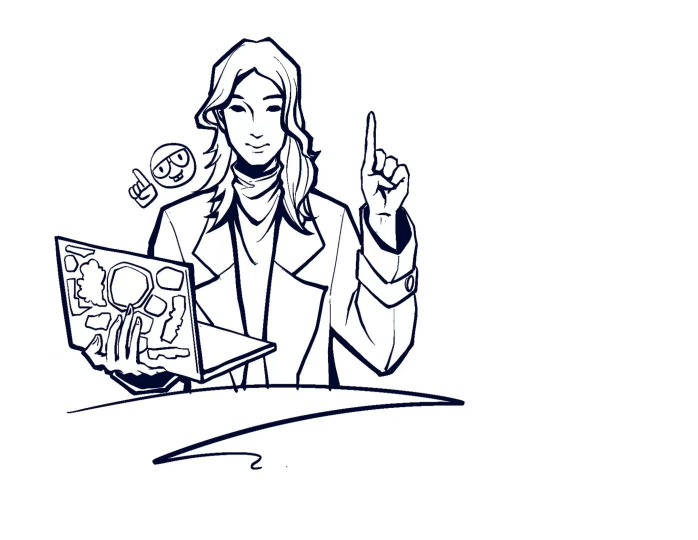
#> input picture Robusr IP/A.jpg, 1396 x 1080 px (shown at 1/2 size)
$ python make-ip-assets.py
#> lines starting #> are read from the running program, lines starting #| are printed output that depends on the picture
#!/usr/bin/env python3
"""Derive transparent line-art WebP assets from the hand-drawn IP art in "Robusr IP/".

Run from the repo root: python3 scripts/make-ip-assets.py
Requires Pillow.
"""
from pathlib import Path

from PIL import Image, ImageFilter, ImageOps

ROOT = Path(__file__).resolve().parent.parent
SRC = ROOT / "Robusr IP"
OUT = ROOT / "public/assets/brand"
INK = (10, 13, 41)  # matches the navy ink in the source drawings


def ink_alpha(gray: Image.Image, floor: int, gain: float) -> Image.Image:
    """Turn a grayscale scan (white paper = 255) into an ink-alpha mask."""
    lut = []
    span = 255 - floor
    for value in range(256):
        darkness = 255 - value
        if darkness <= floor:
            lut.append(0)
        else:
            lut.append(min(255, round((darkness - floor) / span * 255 * gain)))
    return gray.point(lut)


def build(src: Path, dest: Path, max_width: int, floor: int, gain: float, margin: int, quality: int = 84) -> None:
#> called with max_width = 1100, floor = 16, gain = 1.35, margin = 48, quality = 84
    image = Image.open(src)
#> image is the input picture: PIL image 1396x1080 RGB; mean R, G, B 238.3, 238.6, 240.6
    if image.mode != "RGBA":
        image = image.convert("RGBA")
#> image: PIL image 1396x1080 RGBA
    # Compose over white so white fills and paper both read as "no ink".
    paper = Image.new("RGBA", image.size, (255, 255, 255, 255))
#> paper: PIL image 1396x1080 RGBA; every value is 255
    flat = Image.alpha_composite(paper, image).convert("RGB")
    alpha = ink_alpha(ImageOps.grayscale(flat), floor, gain)
#> in ink_alpha, `return gray.point(lut)`:
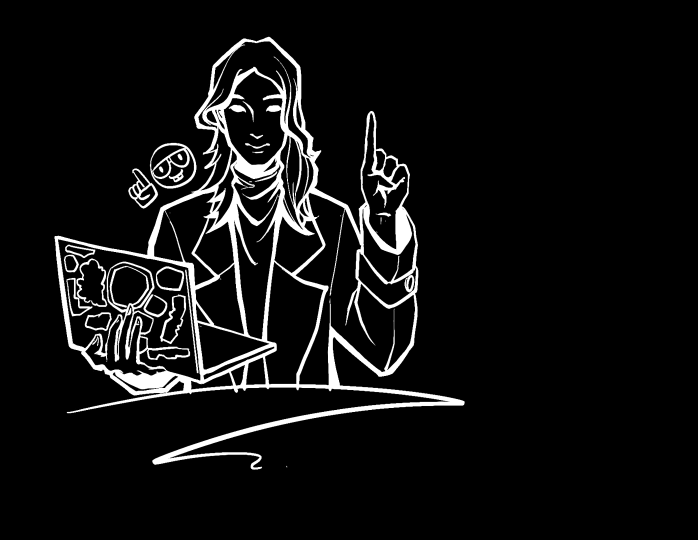
#> returned value: PIL image 1396x1080 L (shown at 1/2 size); min 0, max 255, mean 17.2

    bbox = alpha.getbbox()
#> bbox = (105, 73, 930, 940)
    if bbox:
        left, top, right, bottom = bbox
#> left = 105; top = 73; right = 930; bottom = 940
        left = max(0, left - margin)
#> left = 57
        top = max(0, top - margin)
#> top = 25
        right = min(alpha.width, right + margin)
#> right = 978
        bottom = min(alpha.height, bottom + margin)
#> bottom = 988
        alpha = alpha.crop((left, top, right, bottom))
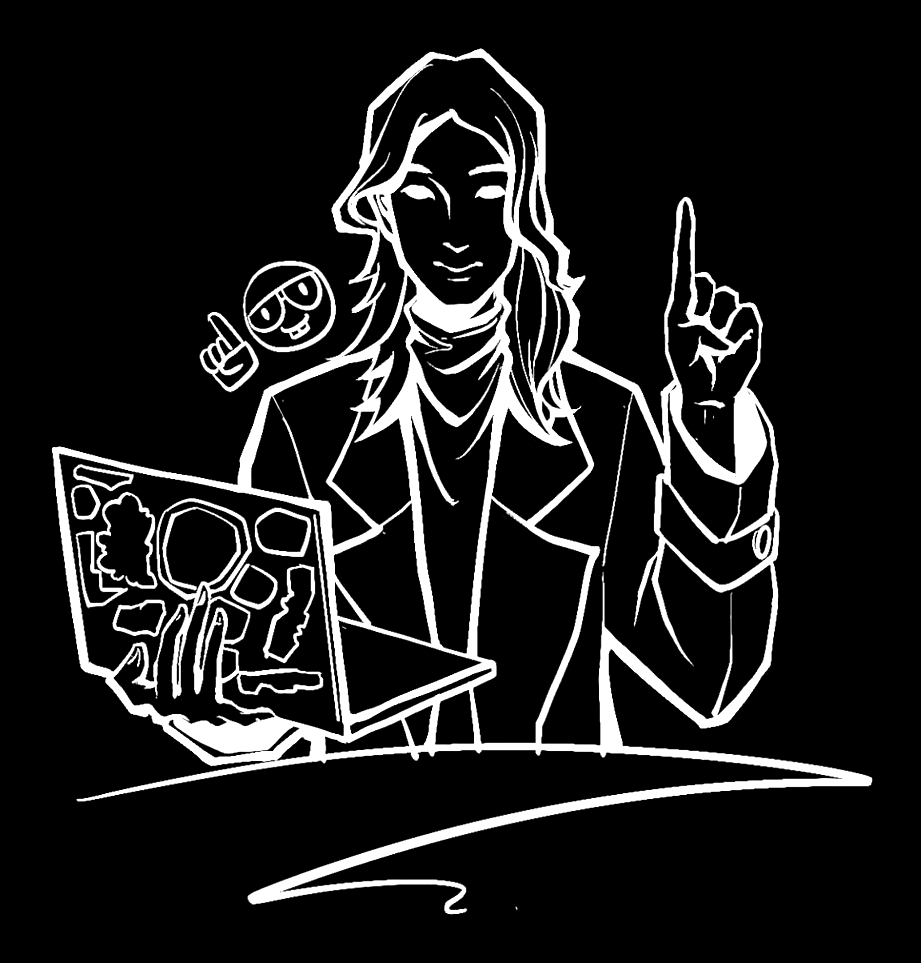
#> alpha: PIL image 921x963 L; min 0, max 255, mean 29.3

    if alpha.width > max_width:
        height = round(alpha.height * max_width / alpha.width)
        alpha = alpha.resize((max_width, height), Image.LANCZOS)
    alpha = alpha.filter(ImageFilter.GaussianBlur(0.3))

    ink = Image.new("RGBA", alpha.size, INK + (0,))
    ink.putalpha(alpha)
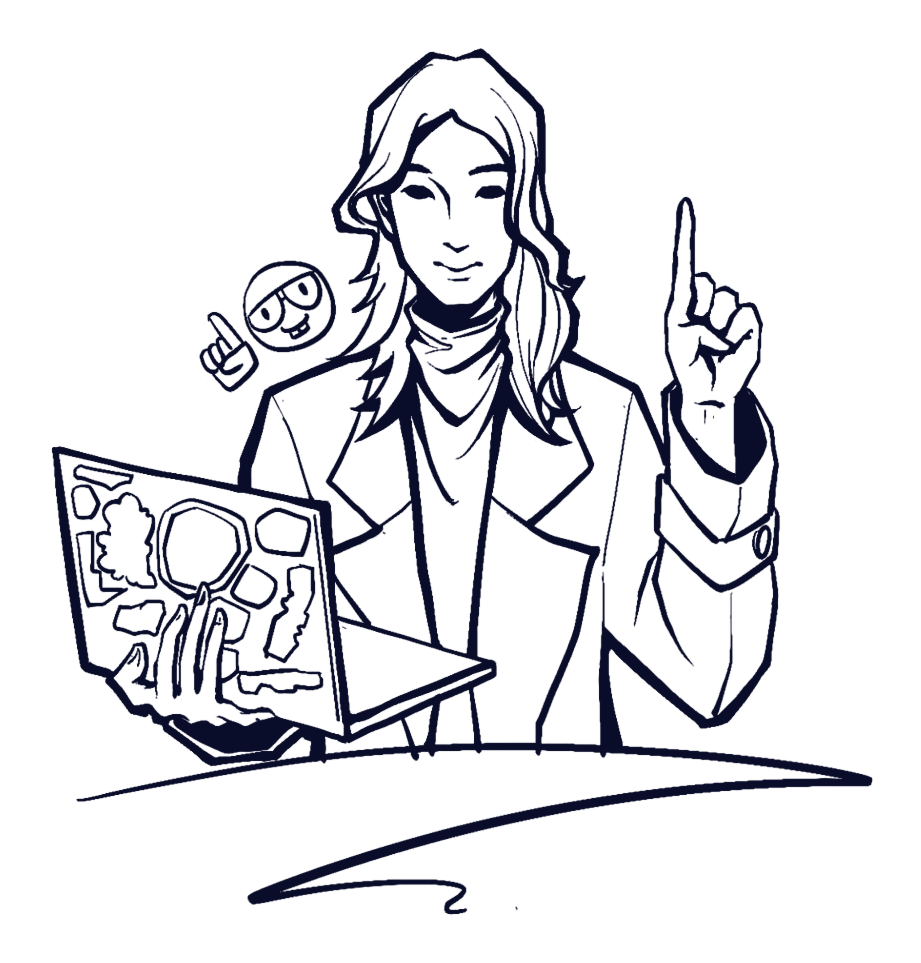
#> ink: PIL image 921x963 RGBA; mean R, G, B, A 10, 13, 41, 29.3; transparent parts drawn white
    OUT.mkdir(parents=True, exist_ok=True)
    ink.save(dest, "WEBP", quality=quality, alpha_quality=min(92, quality + 8), method=6)
#> (the run stopped early here; a loop or call above may not have finished)
